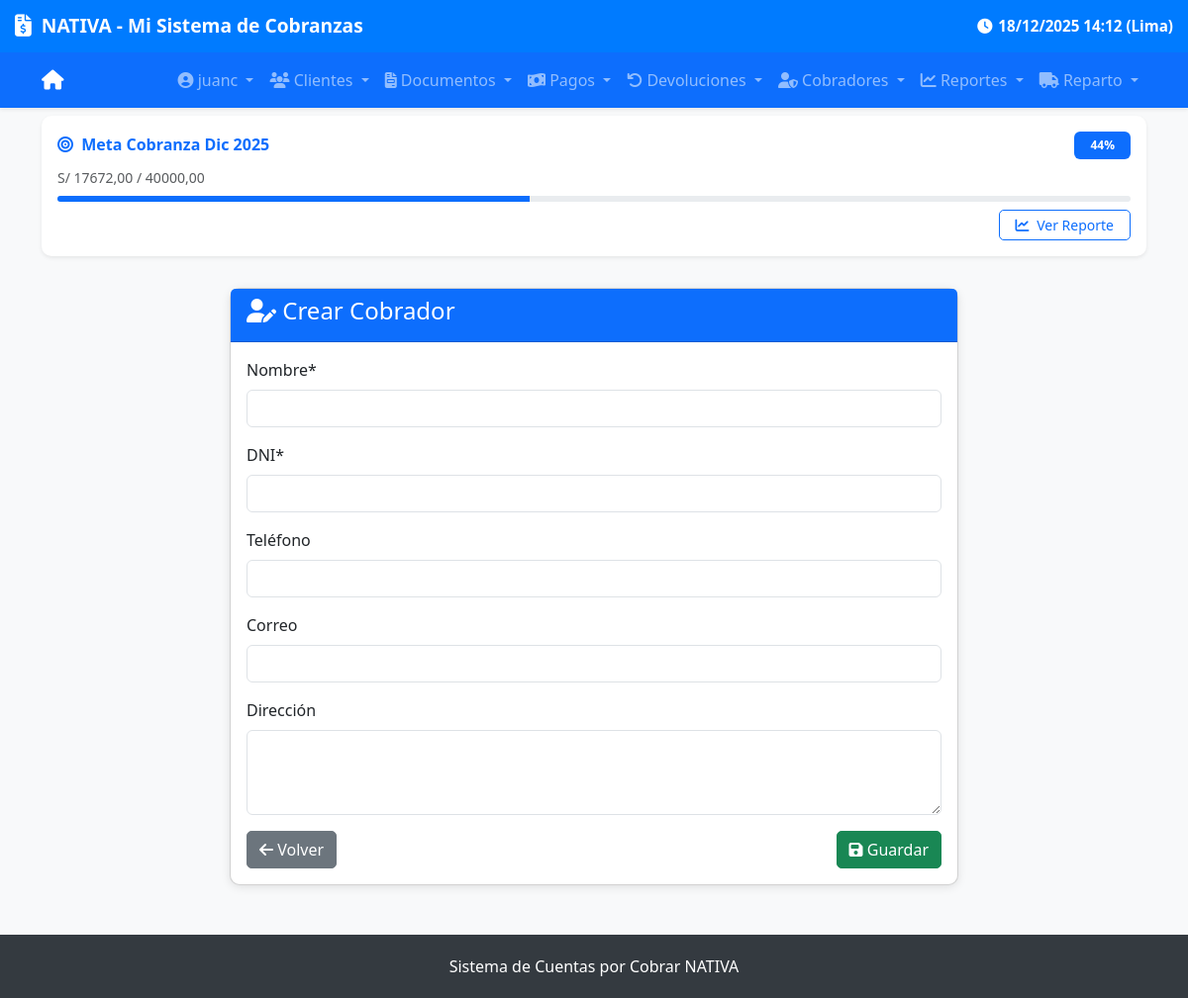
The page /cobradores/crear/ (signed in) on the database its author committed.
### cobros/models.py (models this page shows, shortened)
class MetaMensual(models.Model):
    mes = models.DateField(help_text="Primer día del mes, ej: 2025-09-01")
    monto_objetivo = models.DecimalField(max_digits=12, decimal_places=2)
    descripcion = models.CharField(max_length=200, blank=True, null=True)
    creada_en = models.DateTimeField(auto_now_add=True)
    actualizada_en = models.DateTimeField(auto_now=True)
    class Meta:
        unique_together = ('mes',)
    @property
    def monto_alcanzado(self):
        from .models import Cobro
        from django.db.models import Sum
        import datetime
        try:
            if not self.mes:
                return Decimal('0.00')
            primer_dia = self.mes
            _, last_day = calendar.monthrange(primer_dia.year, primer_dia.month)
            ultimo_dia = primer_dia.replace(day=last_day)
            fecha_inicio = timezone.make_aware(
                datetime.datetime.combine(primer_dia, datetime.time.min)
            )
            fecha_fin = timezone.make_aware(
                datetime.datetime.combine(ultimo_dia, datetime.time.max)
            )
            total = Cobro.objects.filter(
                fecha__gte=fecha_inicio,
                fecha__lte=fecha_fin
            ).aggregate(total=Sum('monto'))['total'] or Decimal('0.00')
            return total
        except Exception as e:
            print(f"Error en monto_alcanzado: {e}")
            return Decimal('0.00')
    @property
    def porcentaje_alcanzado(self):
        if self.monto_objetivo <= 0:
            return 0
        return min((self.monto_alcanzado / self.monto_objetivo) * 100, 100)

### cobradores/views.py (the view)
# urls.py: path('crear/', views.cobrador_create, name='cobrador_create'),
def cobrador_create(request):
    if request.method == 'POST':
        form = CobradorForm(request.POST)
        if form.is_valid():
            form.save()
            messages.success(request, 'Cobrador creado exitosamente.')
            return redirect('cobradores:cobrador_list')  # ✅ Con namespace
    else:
        form = CobradorForm()
    return render(request, 'cobradores/cobrador_form.html', {
        'form': form,
        'title': 'Crear Cobrador'
    })

### cobradores/forms.py
class CobradorForm(forms.ModelForm):
    class Meta:
        model = Cobrador
        fields = ['nombre', 'dni', 'telefono', 'correo', 'direccion']
        widgets = {
            'nombre': forms.TextInput(attrs={'class': 'form-control'}),
            'dni': forms.TextInput(attrs={'class': 'form-control'}),
            'telefono': forms.TextInput(attrs={'class': 'form-control'}),
            'correo': forms.EmailInput(attrs={'class': 'form-control'}),
            'direccion': forms.Textarea(attrs={'class': 'form-control', 'rows': 3}),
        }
        labels = {
            'nombre': 'Nombre',
            'dni': 'DNI',
            'telefono': 'Teléfono',
            'correo': 'Correo',
            'direccion': 'Dirección',
        }

### cobros/context_processors.py (called while the page is built)
def meta_mensual(request):
    try:
        today = timezone.now().date()
        meta = MetaMensual.objects.get(mes__year=today.year, mes__month=today.month)
        return {'meta': meta}
    except MetaMensual.DoesNotExist:
        return {'meta': None}
    except Exception as e:
        print(f"Error en context_processor meta_mensual: {e}")
        return {'meta': None}

### cobradores/templates/cobradores/cobrador_form.html (shortened to what this page needs)
{% extends 'cobradores/base.html' %}
{% load crispy_forms_tags %}
{% block content %}
<div class="row justify-content-center">
    <div class="col-md-8">
        <div class="card">
            <div class="card-header bg-primary text-white">
                <h4><i class="fas fa-user-edit"></i> {{ title }}</h4>
            </div>
            <div class="card-body">
                <form method="post">
                    {{ form|crispy }}
                    <div class="d-flex justify-content-between">
                        <a href="{% url 'cobradores:cobrador_list' %}" class="btn btn-secondary">
                            <i class="fas fa-arrow-left"></i> Volver
                        </a>
                        <button type="submit" class="btn btn-success">
                            <i class="fas fa-save"></i> Guardar
                        </button>
                    </div>
                </form>
            </div>
        </div>
    </div>
</div>
{% endblock %}

### templates/base.html (shortened to what this page needs)
<!DOCTYPE html>
<html lang="es">
<head>
    <link href="https://cdn.jsdelivr.net/npm/bootstrap@5.3.3/dist/css/bootstrap.min.css" rel="stylesheet">
    <link href="https://cdnjs.cloudflare.com/ajax/libs/font-awesome/6.5.0/css/all.min.css" rel="stylesheet">
</head>
<body>
    <div class="header-container">
        <div class="brand-row">
            <div class="logo-text">
                <i class="fas fa-file-invoice-dollar"></i>
                <span><strong>NATIVA</strong> - Mi Sistema de Cobranzas</span>
            </div>
            <div class="time-info">
                <i class="fas fa-clock"></i>
                {% now "d/m/Y H:i" as current_time %}
                {{ current_time }} (Lima)
            </div>
        </div>
    </div>
    <nav class="navbar navbar-expand-lg navbar-dark bg-primary shadow-sm">
        <div class="container">
            <a class="navbar-brand" href="{% url 'clientes:cliente_list' %}">
                <i class="fas fa-home"></i>
            </a>
            <div class="collapse navbar-collapse" id="navbarNav">
                <ul class="navbar-nav ms-auto">
                    {% if user.is_authenticated %}
                        {% with es_repartidor=es_repartidor %}
                            {% if es_repartidor %}
                                <li class="nav-item dropdown">
                                    <a class="nav-link dropdown-toggle" href="#" role="button" data-bs-toggle="dropdown">
                                        <i class="fas fa-truck"></i> Reparto
                                    </a>
                                    <ul class="dropdown-menu dropdown-menu-end">
                                        <li><a class="dropdown-item" href="{% url 'documentos:despacho_lista' %}"><i class="fas fa-list"></i> Mis Reportes</a></li>
                                        <li><hr class="dropdown-divider"></li>
                                    </ul>
                                </li>
                                <li class="nav-item dropdown">
                                    <a class="nav-link dropdown-toggle" href="#" role="button" data-bs-toggle="dropdown">
                                        <i class="fas fa-user-circle"></i> {{ user.get_full_name|default:user.username }}
                                    </a>
                                    <ul class="dropdown-menu dropdown-menu-end">
                                        <li><span class="dropdown-item-text text-muted"><small><i class="fas fa-id-badge"></i> {{ user.username }}</small></span></li>
                                        <li><hr class="dropdown-divider"></li>
                                        <li>
                                            <form action="{% url 'logout' %}" method="post" class="m-0">
                                                {% csrf_token %}
                                                <button type="submit" class="dropdown-item text-danger w-100 text-start">
                                                    <i class="fas fa-sign-out-alt"></i> Cerrar Sesión
                                                </button>
                                            </form>
                                        </li>
                                    </ul>
                                </li>
                            {% else %}
                                <li class="nav-item dropdown">
                                    <a class="nav-link dropdown-toggle" href="#" role="button" data-bs-toggle="dropdown">
                                        <i class="fas fa-user-circle"></i> {{ user.get_full_name|default:user.username }}
                                    </a>
                                </li>
                                <li class="nav-item dropdown">
                                    <a class="nav-link dropdown-toggle" href="#" role="button" data-bs-toggle="dropdown">
                                        <i class="fas fa-users"></i> Clientes
                                    </a>
                                </li>
                                <li class="nav-item dropdown">
                                    <a class="nav-link dropdown-toggle" href="#" role="button" data-bs-toggle="dropdown">
                                        <i class="fas fa-file-invoice"></i> Documentos
                                    </a>
                                </li>
                                <li class="nav-item dropdown">
                                    <a class="nav-link dropdown-toggle" href="#" role="button" data-bs-toggle="dropdown">
                                        <i class="fas fa-money-bill-wave"></i> Pagos
                                    </a>
                                </li>
                                <li class="nav-item dropdown">
                                    <a class="nav-link dropdown-toggle" href="#" role="button" data-bs-toggle="dropdown">
                                        <i class="fas fa-undo"></i> Devoluciones
                                    </a>
                                </li>
                                {% if user.is_staff or user.is_superuser or user.username in 'juanc,adminaqp,VALERIA,CHRISTIAN' %}
                                    <li class="nav-item dropdown">
                                        <a class="nav-link dropdown-toggle" href="#" role="button" data-bs-toggle="dropdown">
                                            <i class="fas fa-user-shield"></i> Cobradores
                                        </a>
                                    </li>
                                {% endif %}
                                {% if user.is_staff or user.is_superuser or user.username in 'juanc,adminaqp,VALERIA' %}
                                    <li class="nav-item dropdown">
                                        <a class="nav-link dropdown-toggle" href="#" role="button" data-bs-toggle="dropdown">
                                            <i class="fas fa-chart-line"></i> Reportes
                                        </a>
                                            {% now "Y" as current_year %}
                                            {% now "n" as current_month %}
                                    </li>
                                {% endif %}
                                {% if user.is_staff or user.is_superuser or user.username in 'juanc,adminaqp,VALEeeeRIA,CHRISTIAN' %}
                                    <li class="nav-item dropdown">
                                        <a class="nav-link dropdown-toggle" href="#" role="button" data-bs-toggle="dropdown">
                                            <i class="fas fa-truck"></i> Reparto
                                        </a>
                                    </li>
                                {% endif %}
                            {% endif %}
                        {% endwith %}
                    {% endif %}
                </ul>
            </div>
        </div>
    </nav>
{% if user.is_authenticated and meta %}
    <div class="container-fluid py-2 mb-3">
        <div class="container">
            <div class="card border-0 shadow-sm bg-white" style="border-left: 4px solid #0d6efd;">
                <div class="card-body p-3">
                    <div class="d-flex justify-content-between align-items-center mb-2">
                        <h6 class="mb-0 text-primary fw-bold">
                            <i class="fas fa-bullseye me-1"></i>
                            Meta Cobranza {{ meta.mes|date:"M Y" }}
                        </h6>
                        <span class="badge bg-primary text-white px-3 py-2">
                            {{ meta.porcentaje_alcanzado|floatformat:0 }}%
                        </span>
                    </div>
                    <div class="small text-muted mb-2">
                        S/ {{ meta.monto_alcanzado|floatformat:2 }} / {{ meta.monto_objetivo|floatformat:2 }}
                    </div>
                    <div class="progress mb-2" style="height: 6px;">
                        <div class="progress-bar bg-primary" role="progressbar"
                             style="width: {{ meta.porcentaje_alcanzado|floatformat:0 }}%;"
                             aria-valuenow="{{ meta.porcentaje_alcanzado }}"
                             aria-valuemin="0" aria-valuemax="100">
                        </div>
                    </div>
                    {% if user.username == 'adminaqp' or user.username == 'juanc' or user.username == 'CHRISTIAN' %}
                        <div class="text-end mt-2">
                            <a href="{% url 'cobros:reporte_cartera' %}"
                               class="btn btn-sm btn-outline-primary px-3">
                                <i class="fas fa-chart-line me-1"></i> Ver Reporte
                            </a>
                        </div>
                    {% endif %}
                </div>
            </div>
        </div>
    </div>
{% endif %}
    <div class="container mt-4">
        {% block content %}{% endblock %}
    </div>
    <footer class="text-center">
        <div class="container">
            Sistema de Cuentas por Cobrar NATIVA
        </div>
    </footer>
</body>
</html>

### templates/base.html (style rules this page uses)
body { background-color: #f8f9fa; padding-top: 0; }
.header-container { background-color: #007bff; color: white; box-shadow: 0 2px 4px rgba(0,0,0,0.1); }
.brand-row { display: flex; justify-content: space-between; align-items: center; padding: 12px 15px; font-weight: bold; font-size: 1.2rem; }
.brand-row .logo-text { display: flex; align-items: center; gap: 10px; }
.brand-row .logo-text i { font-size: 1.4rem; }
.time-info { font-size: 0.95rem; display: flex; align-items: center; gap: 6px; }
.navbar { box-shadow: 0 2px 4px rgba(0,0,0,0.1); }
.card { border-radius: 10px; box-shadow: 0 2px 10px rgba(0,0,0,0.1); }
.btn { border-radius: 5px; }
footer { margin-top: 50px; padding: 20px 0; background-color: #343a40; color: white; }

### rows shown on the page
MetaMensual: mes "Dic 2025", porcentaje_alcanzado "44", monto_alcanzado "17672,00", monto_objetivo "40000,00"

### other values the page prints
{{ current_time }} "18/12/2025 14:12"
{{ user.get_full_name|default:user.username }} "juanc"
{{ title }} "Crear Cobrador"
